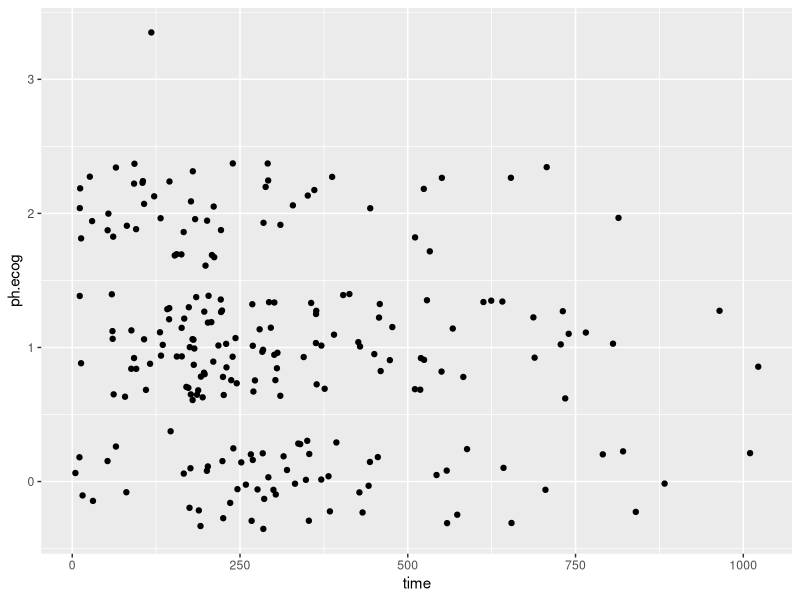

Write R code to recreate this figure.
## ---- chunk 1
knitr::opts_chunk$set(echo = FALSE, warning = FALSE)
library(tidyverse)
## ---- chunk 2
ggplot(survival::lung, aes(x = time, y = ph.ecog)) +
  geom_jitter()
